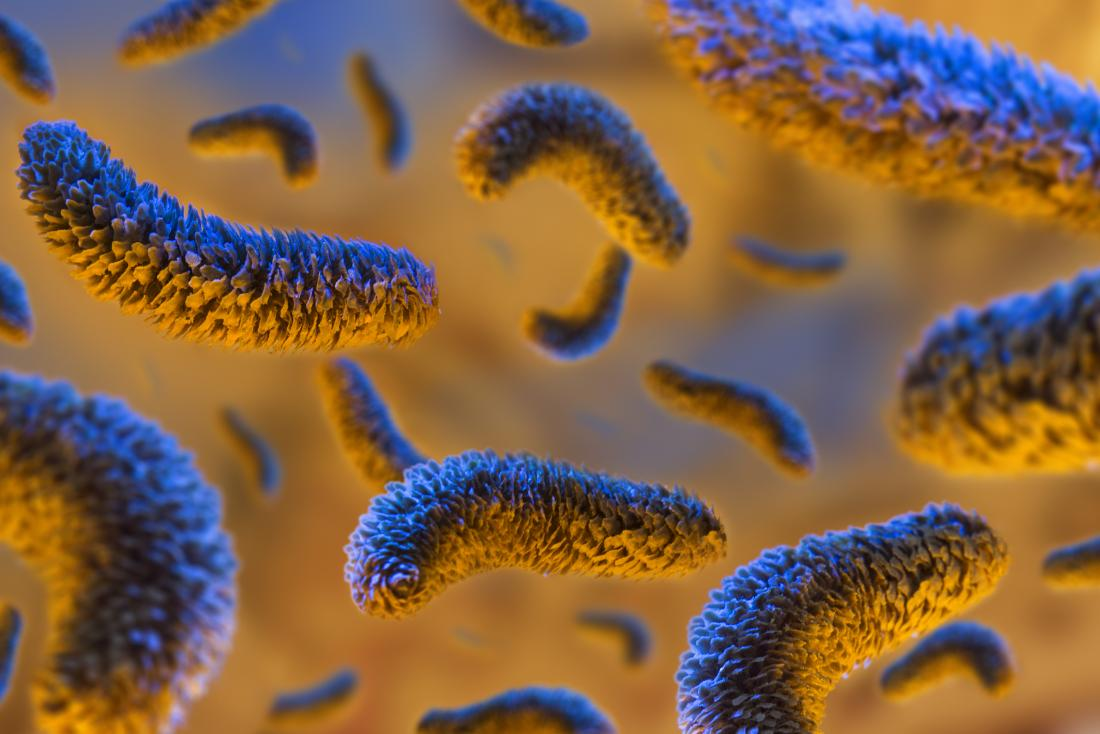
#> input picture ctf_simulation/img/bacteria2.jpg, 1100 x 734 px, found by its file name
$ jupyter execute ctf_simulation_v0.ipynb
#> lines starting #> are read from the running program, lines starting #| are printed output that depends on the picture
# Simulation of Contrast Transfer Function

[cell 1]
import numpy as np
import cv2 as cv
from numpy.fft import *
from matplotlib import pyplot as plt
from google.colab.patches import cv2_imshow

## Fourier Transfer Part

[cell 2]
# 获取图像
def get_image(path): # invert_contrast = -1
#> called with path = 'bacteria2.jpg'
  try:
      image = cv.imread(path, 0) # 转为灰度图处理
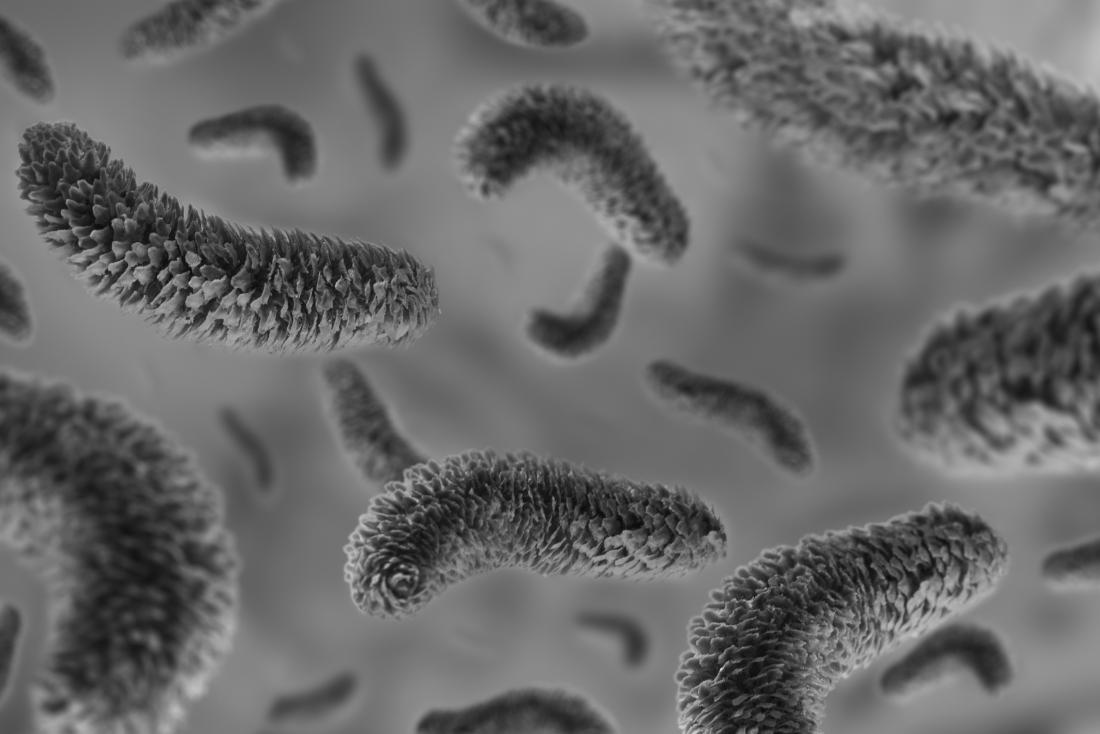
#> image: shape (734, 1100); min 5, max 218, mean 104
  except:
      return None
  vmin, vmax = np.percentile(image, (5, 95))
#> vmin = 44; vmax = 145
  image = (image - vmin) / (vmax - vmin)    # set to range [0, 1] => 图像归一化
  # detect if the image contrast should be inverted (i.e. to make background black)
  # edge_vals = np.mean([image[0, :].mean(), image[-1, :].mean(), image[:, 0].mean(), image[:, -1].mean()])
  # invert_contrast = edge_vals > 0.5
  return image

[cell 3]
# 获取图像
img = get_image('bacteria2.jpg')
# 处理图像到指定尺寸
SIDE = 568
dim = (SIDE, SIDE)
resized_img = cv.resize(img, dim, interpolation = cv.INTER_AREA)
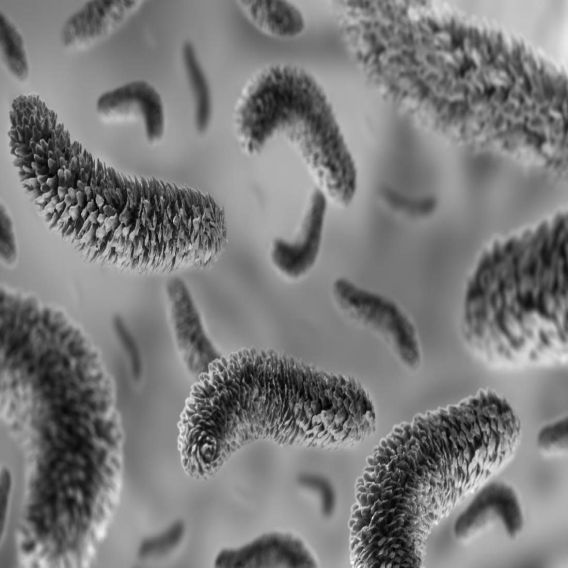
#> resized_img: shape (568, 568) float64; min -0.328, max 1.58, mean 0.594; drawn with min black and max white
#进行傅立叶变换
fft2_image = np.fft.fft2(resized_img)
#将图像变换的原点移动到频域矩形的中心
shift2center = np.fft.fftshift(fft2_image)
disp_img = 20 * np.log(np.abs(shift2center))
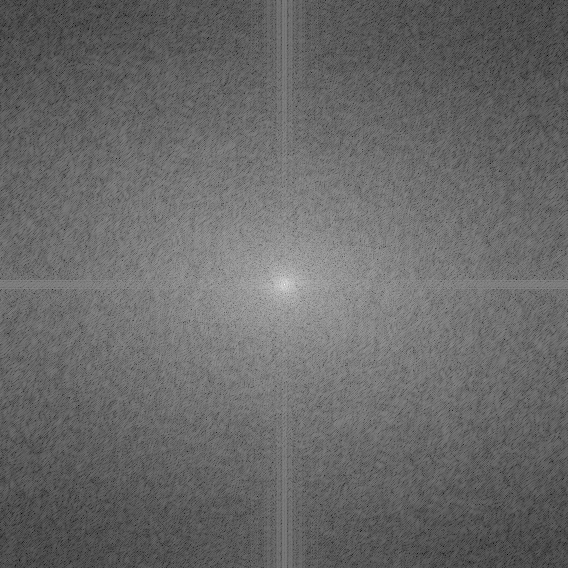
#> disp_img: shape (568, 568) float64; min -81.07, max 243.3, mean 52.6; drawn with min black and max white
# cv2_imshow(disp_img)

## CTF Part

* 已知:&emsp;图像的傅里叶变换 = 对象的傅里叶变换 × CTF, *i.e.*</br>
$$ \mathscr{F}\left\{Image\right\} = \mathscr{F}\left\{Object\right\}*CTF $$

所以, 我们给图像加上CTF噪声直接对傅里叶变换得到的频域图像乘上CTF.</br>
现在, 我们考虑CTF的形式: </br>

$$ CTF = sin(-\pi\Delta{z}\lambda{k}^2 + \frac{\pi{C_s}{\lambda}^3{k}^4}{2}) $$

此外, 还有极坐标下的形式:

$$ CTF = sin(\frac{-πzθ^2}{λ} + \frac{πC_sθ^4}{2λ})) $$

参数说明:

| param   | description           |   value   |
| ---- | -------------- | ---- |
| Δz   | 散焦           |0.5mm|
| λ    | 放射波波长     |1.97 pm(300keV)|
| k    | 空间频率       | θ=λk |
| Cs   | 物镜的球差系数 |2.7mm|
| θ |  透射电子波之间的散射角  |0~2π(or 0 ~ 360°)|

* [Scherzer defocus](https://en.wikipedia.org/wiki/High-resolution_transmission_electron_microscopy#Scherzer_defocus)</br>

散焦通过球差和加速电压(通过波长)给出:

$$ \Delta{f_{Scherzer}} = -1.2\sqrt{C_s\lambda} $$

1.2定义了扩展的Scherzer散焦. 对于NCEM的CM300, 球差=0.6mm 加速电压=300keV (波长=1.97 pm), 可以得到ΔfScherzer=-41.25 nm.

[cell 4]
class CTF:
  # 初始化参数
  def __init__(self, voltage=300.0, Cs=2.7, wavelength=0.0197, ampcontrast=7.0, defocus=0.5, dfdiff=0.0, dfang=0.0, phaseshift=0.0, bfactor=50.0, apix=1.0, imagesize=256, over_sample=1):
    self.voltage = voltage # 加速电压 默认300kV, 数值为300
    self.Cs = Cs  # 球差系数 默认 2.7mm 或 7μm
    self.ampcontrast = ampcontrast # 幅度对比度, 默认为7
    self.defocus = defocus # 散焦, 默认值0.5μm
    self.wavelength = wavelength # 波长, 1.97pm
    self.dfdiff = dfdiff # 散焦改变, 默认值0
    self.dfang = dfang # 散焦角度, 默认值0
    self.phaseshift = phaseshift # 相移, 默认值0
    self.bfactor = bfactor # B因子, 默认值50 单位Å^2
    self.apix = apix # 单个像素大小, 默认值1
    self.imagesize = int(imagesize) # 图像尺寸, 默认值为256
    self.over_sample = int(over_sample) # 过采样 默认值为1即正常采样
  # 获取波长, 通过加速电压给出
  def get_wavelength(self) -> float:
    return 12.2639 / np.sqrt(self.voltage * 1e3 + 0.97845 * self.voltage**2)  # 单位: 埃
    # return 12.2643247 / np.sqrt(energy * (1 + energy * 0.978466e-6)) * 1e-10
  # 获取散焦, 通过给定的球差系数和电子能量给出, 采用Scherzer defocus
  def get_defocus(self):
    return 1.2 * np.sqrt(self.Cs * self.wavelength) # 单位: mm
  # 计算二维CTF
  def ctf(self):
    s_nyquist = 1./(2 * self.apix) # nyquist采样
    ds = s_nyquist / (self.imagesize // 2 * self.over_sample) # nyquist采样 / (图像大小/2取下限) * 过采样
    sx = np.arange(-self.imagesize * self.over_sample // 2, self.imagesize * self.over_sample // 2) * ds
    sy = np.arange(-self.imagesize * self.over_sample // 2, self.imagesize * self.over_sample // 2) * ds
    sx, sy = np.meshgrid(sx, sy, indexing='ij') # 通过sx, sy构造网格
    theta = -np.arctan2(sy, sx) # 计算相位
    s2 = sx ** 2 + sy ** 2 # 空间频率的二次方
    s = np.sqrt(s2) # 空间频率
    s3 = s**3 # 空间频率的三次方
    del sx, sy # 释放掉sx, sy
    # df = self.get_defocus() # 计算散焦
    df = self.defocus
    # 计算二维的散焦
    defocus2d = df + self.dfdiff / 2 * np.cos(2 * (theta - self.dfang * np.pi/180.))
    # 计算相位偏移
    wl = self.get_wavelength()
    phaseshift = self.phaseshift * np.pi / 180.0 + np.arcsin(self.ampcontrast/100.)
    # 计算ctf函数的参数gamma
    gamma = 2 * np.pi * (-0.5 * defocus2d * 1e4 * wl * s2 + .25 * self.Cs * 1e7 * wl**3 * s2**2) - phaseshift
    # 模拟衰减
    env = np.ones_like(gamma) # 初始化信封函数: 按照gamma的格式再构造一个矩阵并初始化为1
    env *= np.exp(-self.bfactor * s2 / 4.0) # 根据b因子调用envelope函数
    ctf = np.sin(gamma) * env # 衰减
    del gamma, env, phaseshift, defocus2d, ds, s2, s3, theta # 释放掉使用过的变量
    return s, ctf

*ps: 运算的效率 > 变量自相乘的效率 > 调包的效率*

[cell 5]
var = CTF() # 由于采用self, 必须实例化一个对象
var.__init__(imagesize=568) # 初始化CTF, 采用默认参数, 并指定调整后的图像尺寸
spatial_freq, ctf = var.ctf() # 获取空间频率和ctf

[cell 6]
# 归一化
def normalize(data, percentile=(0, 100)) -> float:
  p0, p1 = percentile # 保存百分位上下限
  vmin, vmax = sorted(np.percentile(data, (p0, p1)))
  data2 = (data - vmin) / (vmax - vmin)
  return data2.astype(np.float32)
norm_ctf = normalize(ctf)

## Image Processing Part

* 直接在傅里叶空间中逐点相乘

[cell 7]
ori_img = cv.imread("bacteria2.jpg", 0)
ori_img = cv.resize(ori_img, (568,568), interpolation = cv.INTER_AREA)
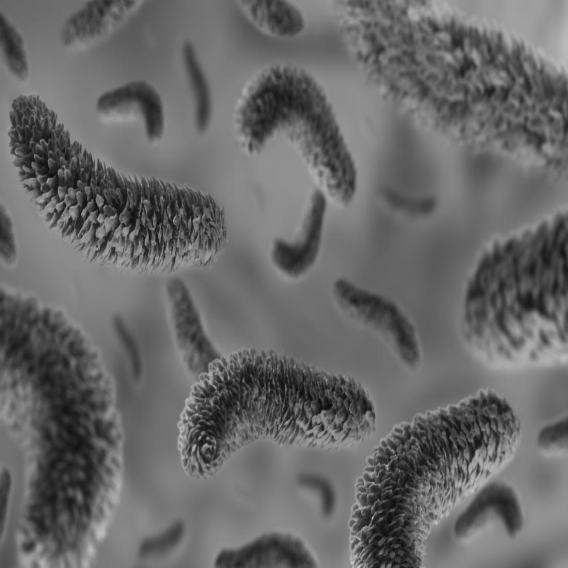
#> ori_img: shape (568, 568); min 11, max 203, mean 104
result = np.abs(np.fft.ifft2(fft2_image * np.fft.fftshift(ctf)))
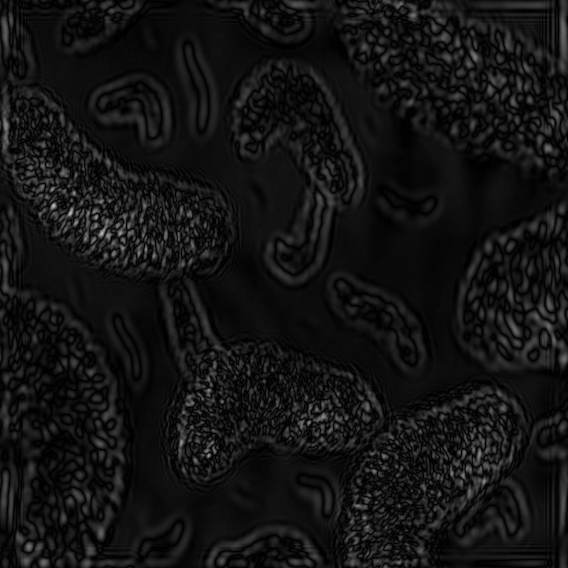
#> result: shape (568, 568) float64; min 5.68e-07, max 0.735, mean 0.0775
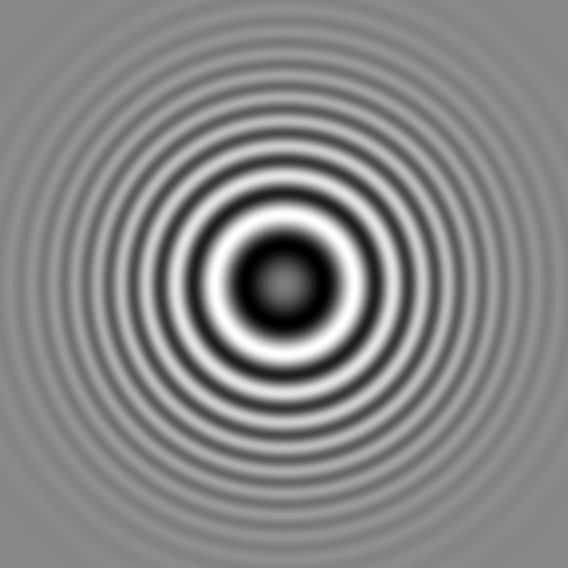
#> ctf: shape (568, 568) float64; min -0.942, max 0.827, mean -0.0101; drawn with min black and max white

[cell 8]
imgs = np.hstack([ori_img,result*1e3])
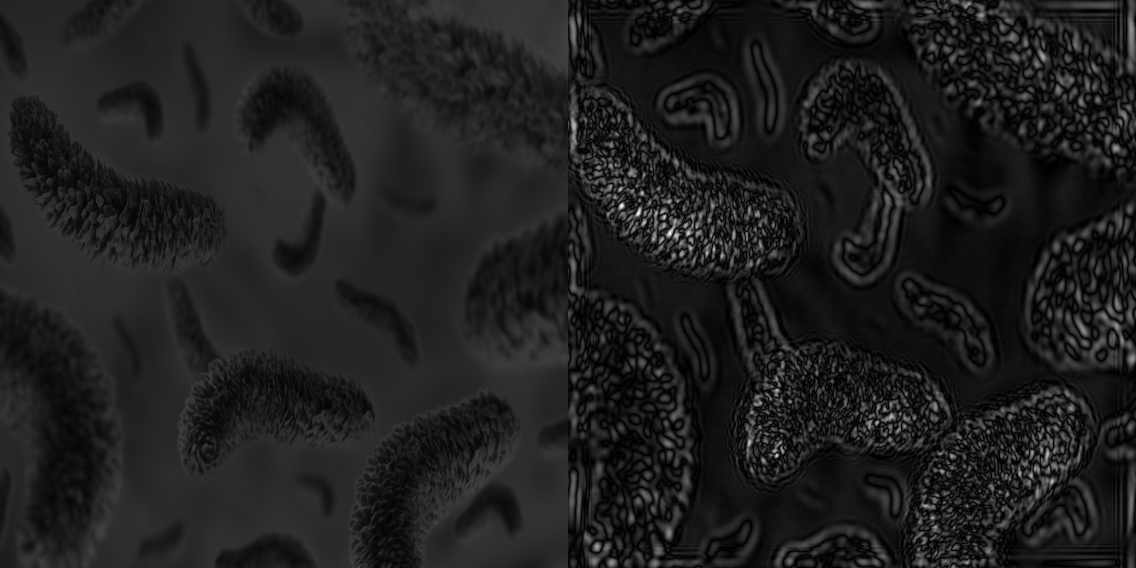
#> imgs: shape (568, 1136) float64; min 0.000568, max 735.4, mean 90.8; drawn with min black and max white
cv2_imshow(imgs)

## Drawing Part

[cell 9]
# 指定坐标标签
plt.xlabel("Spatial Frequency")
plt.ylabel("Contrast")
# 绘制
plt.plot(spatial_freq, ctf, "red"); # 加分号确保不显示[<matplotlib.lines.Line2D at ...]
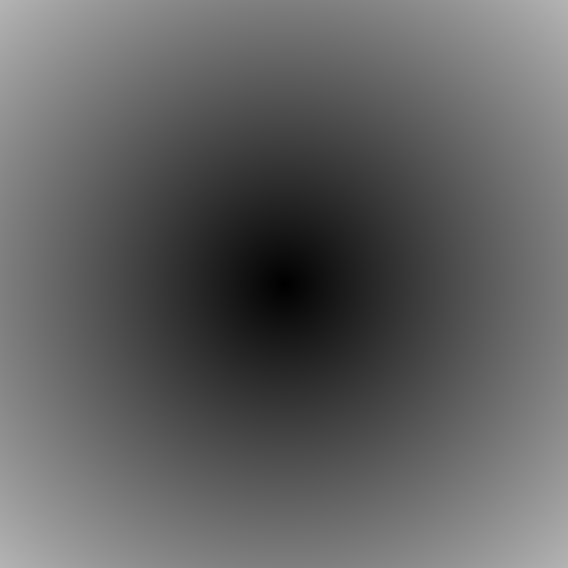
#> spatial_freq: shape (568, 568) float64; min 0, max 0.707, mean 0.383
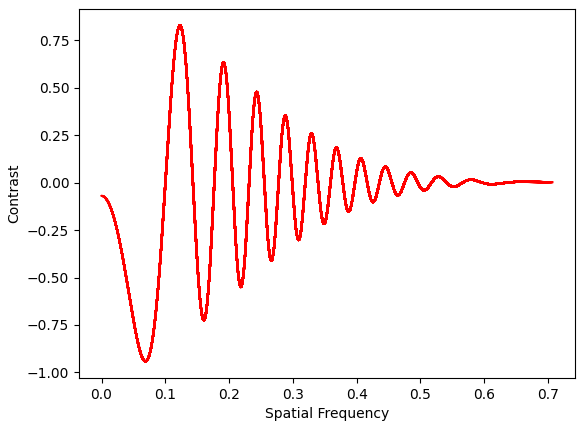
#> figure drawn by matplotlib, 1 panel

$ run again, with ctf_simulation/img/bacteria1.jpg copied over ctf_simulation/img/bacteria2.jpg
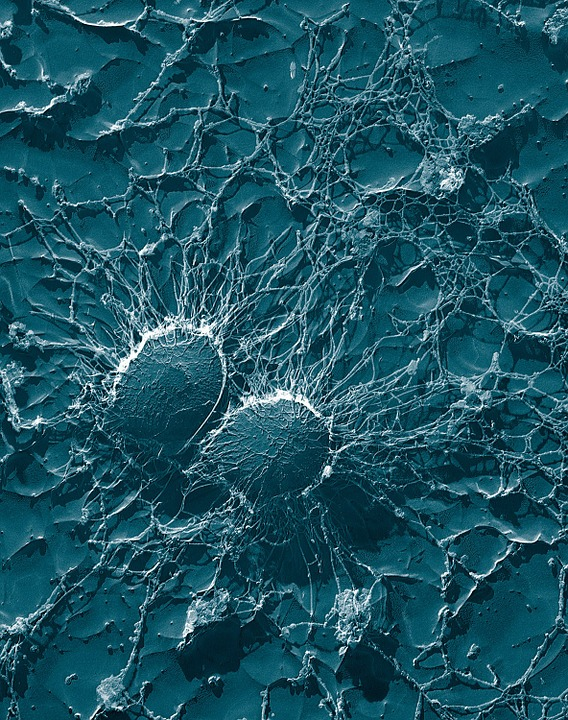
#> input picture ctf_simulation/img/bacteria1.jpg, 568 x 720 px, found by its file name
#> in get_image, `image = cv.imread(path, 0)`:
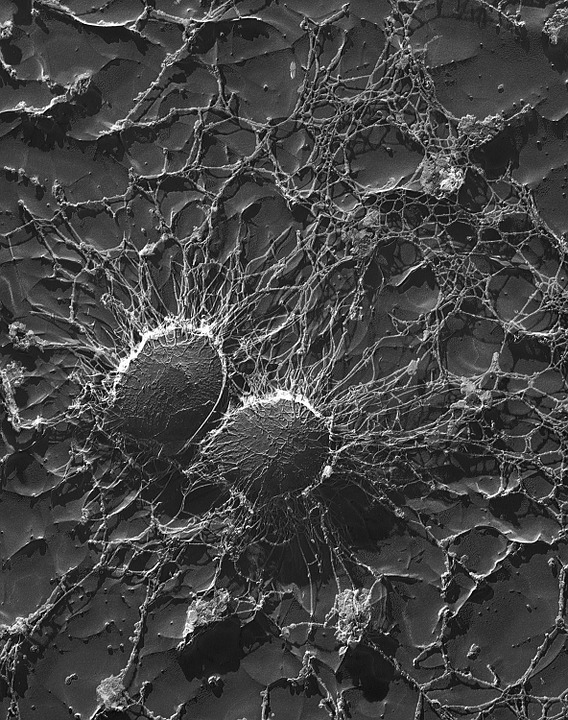
#> image: shape (720, 568); min 0, max 255, mean 68.3
#> vmin = 24; vmax = 160
#> `imgs = np.hstack([ori_img,result*1e3])`:
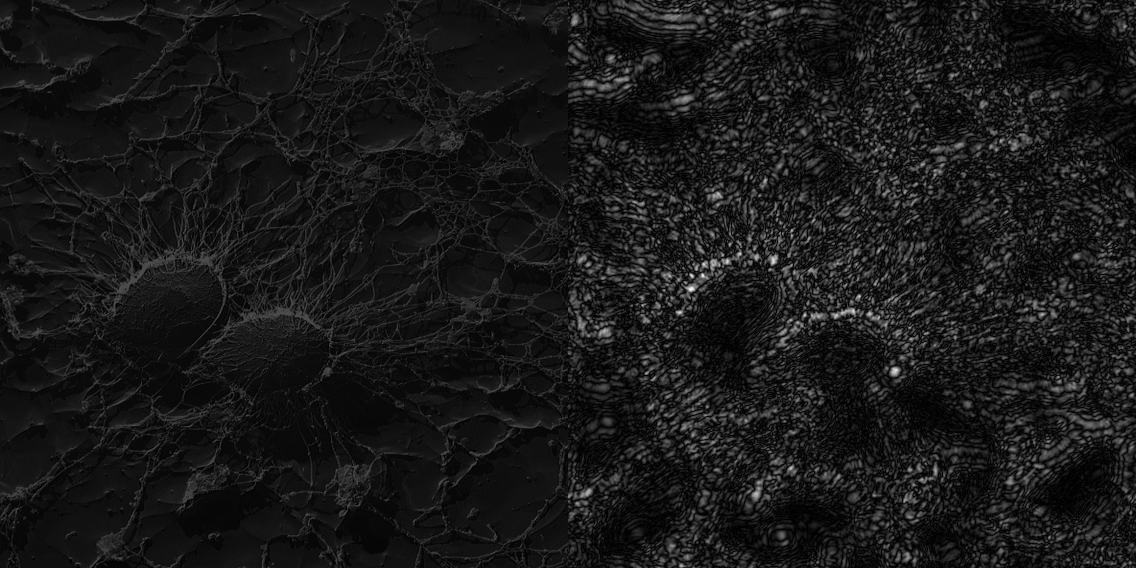
#> imgs: shape (568, 1136) float64; min 0, max 848.4, mean 83.2; drawn with min black and max white
